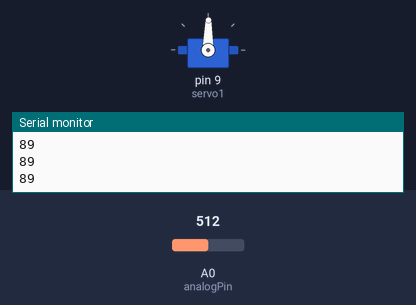
A sketch run on a simulated Arduino Uno, built with avr-gcc and run on an emulated ATmega328P. On the bench: servo, the last lines printed to the serial monitor. Inputs (shaded band) come from the test bench; at power-on: A0 (analogPin) = 512.

Above: at 1.2 s.
1.3 s: A0 (analogPin) set to 716
At 2.5 s:
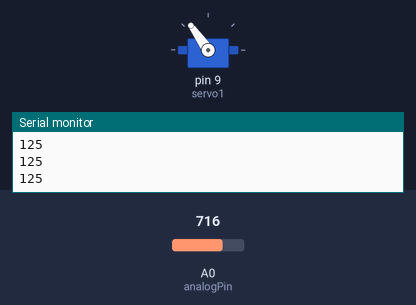
2.8 s: A0 (analogPin) set to 900
At 4.0 s:
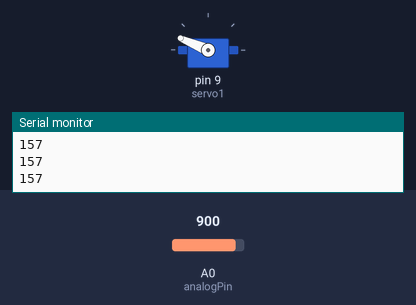
4.3 s: A0 (analogPin) set to 1023
At 5.0 s:
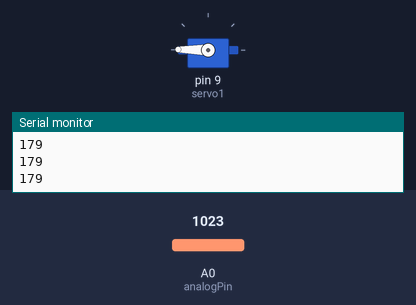
5.8 s: A0 (analogPin) set to 306
At 7.0 s:
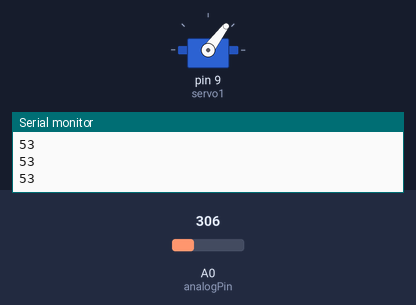
7.3 s: A0 (analogPin) set to 122
At 8.4 s:
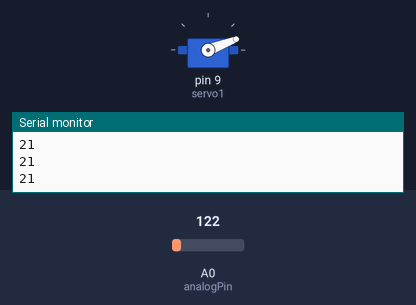
8.8 s: A0 (analogPin) set to 511
At 9.7 s:
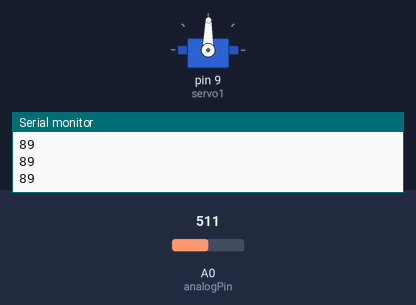
Timing chart, 0 to 11.3 s (numbered marks = the images above; inputs shaded):
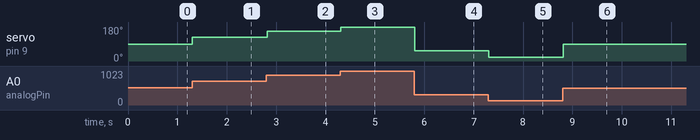

Measured:
- after the input at 1.3 s, servo on pin 9 (servo1): 89° → 125° at once
- after the input at 2.8 s, servo on pin 9 (servo1): 125° → 157° at once
- after the input at 4.3 s, servo on pin 9 (servo1): 157° → 179° at once
- after the input at 5.8 s, servo on pin 9 (servo1): 179° → 53° at once
- after the input at 7.3 s, servo on pin 9 (servo1): 53° → 21° at once
- after the input at 8.8 s, servo on pin 9 (servo1): 21° → 89° at once

The sketch:

servo.ino
```cpp
#include <Servo.h>
Servo servo1;
int analogPin = 0;
int val;

void setup() {
   Serial.begin(9600);
   servo1.attach(9);
}

void loop() {
  val = analogRead(analogPin);
  val = map(val, 0, 1023, 0, 179);
  Serial.println(val);
  servo1.write(val);
  delay(15);
}
```
